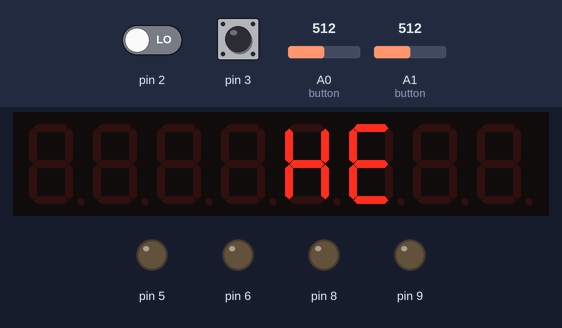
Bench run of a sketch on a simulated Arduino Uno, built with avr-gcc and run on an emulated ATmega328P. On the bench: 8-digit seven-segment display, output pins drawn as LEDs (lit = HIGH). Inputs (shaded band) come from the test bench; at power-on: A0 (button) = 512, pin 2 LOW, pin 3 HIGH, A1 (button) = 512. Pins used as bus, display or sensor lines are not drawn.

Above: at 1.1 s.
At 5.6 s:
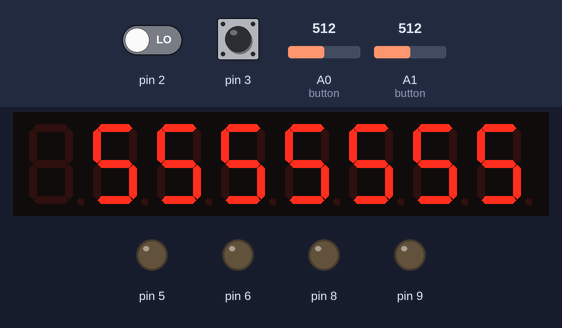
5.7 s: A0 (button) set to 306
At 10.7 s:
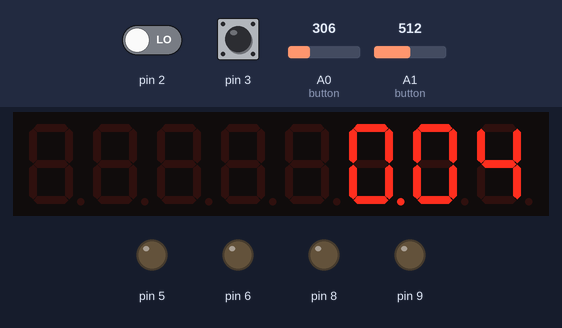
11.7 s: A0 (button) set to 496
17.7 s: A0 (button) set to 519
At 21.5 s:
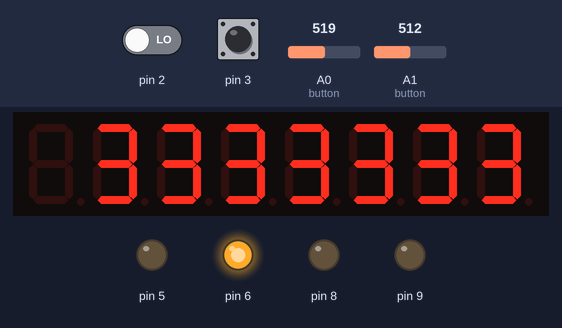
Timing chart, 0 to 30.2 s (numbered marks = the images above; inputs shaded):
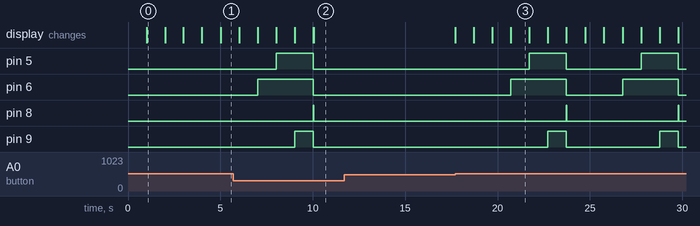

The sketch:

lahetyspaa.ino
```cpp
#include <Arduino.h>

//Lahetyspaa
//Version: 0.2
//Date: 17.02.2016

#include "LedControl.h" //  library for controlling MAX7219 controller
LedControl lc = LedControl(10,11,12,1); // Setup MAX7219 controller to right output pins
unsigned long startTime = 0; // Starting time in milliseconds
volatile unsigned long firstPortTime = 0;
volatile unsigned long secondPortTime = 0;
double timeElapsed = 0.0; // Elapsed time in seconds
volatile boolean firstPortActivated = false;
volatile boolean secondPortActivated = false;


void setup(){
  //Digital 2 pin that is used to detect the rising edge of pulse
  attachInterrupt(0, detectRising, RISING);
  //Digital 3 pin that is used to detect the falling edge of pulse
  attachInterrupt(1, detectFalling, FALLING);
  lc.shutdown(0,false);// turn off power saving, enables display
  lc.setIntensity(0,15);// sets brightness (0~15 possible values)
  lc.clearDisplay(0);// clear screen
  initLights();
  showHello();
  Serial.begin(9600); //Serial communications
}

void loop(){
  firstPortActivated = false;
  secondPortActivated = false;
  firstPortTime = 0;
  secondPortTime = 0;
  digitalWrite(7,HIGH);
  digitalWrite(6,LOW);
  digitalWrite(5,LOW);
  digitalWrite(9,LOW);
  digitalWrite(8,LOW);

  //Start button that is connected to A0
  //When voltage is higher than 2.5V button was pressed
  while (!buttonRead(0));

  //Start countdown
  countdown();

  //Take timestamp of starting time
  startTime = millis();
  delay(20);
  firstPortTime = 0;
  secondPortTime = 0;

  //Do while both gates have the same value
  //Starting condition is that both gates have values "false"
  do{
    firstPortActivated = false;
    secondPortActivated = false;
    delay(10);

    //Wait for first port to be activated
    while(firstPortActivated == false){
      //Show new time once every 10 ms
      delay(10);

      timeElapsed = millis();
      timeElapsed = timeElapsed - startTime;
      timeElapsed = timeElapsed / 1000;

      //timeElapsed = (millis() - startTime) / 1000;

      displayTime(timeElapsed);
      //showTime(timeElapsed);
      //Check if stop button (A1) is pressed
      if(buttonRead(1)){
        return;
      }

      // Check if the wanted time has passed since start
      // if time has not passed reset port states and values
      if (timeElapsed < 5 ) {
        firstPortActivated = false;
        firstPortTime = 0;
        secondPortActivated = false;
        secondPortTime = 0;
      }
    }

    //Ensure that second port has not activated
    secondPortActivated = false;

    //Wait for second port to be activated
    while(secondPortActivated == false){
      //Check if stop button (A1) is pressed
      if(buttonRead(1)){
        return;
      }
    }
  }while(secondPortTime == firstPortTime);

  digitalWrite(8,LOW);
  delay(10);

  //If recorded times for gate activation are different calculate speed
  if(secondPortTime > firstPortTime){
    //Calculate travel time
    //Time between start and first port in seconds
    double travelTime = firstPortTime - startTime;
    travelTime /= 1000;
    displayTime(travelTime);


    double timeDifference = secondPortTime - firstPortTime;
    double speed = calculateSpeed(timeDifference); //Calculate speed

    showSpeed(speed);

  }

  firstPortActivated = false;
  secondPortActivated = false;
}

//Function for displaying time in seconds
//time given in seconds
void displayTime(double& time){
  //lc.clearDisplay(0);
  int t1 = (int)(time*100)%10; // 1/100
  int t2 = (int)(time*10)%10;  // 1/10
  int t3 = (int)time%10;       // 1
  int t4 = (int)(time/10)%10;  // 10
  int t5 = (int)(time/100)%10; // 100


  //Handle display so that four digits are displayed correctly
  if (t5 == 0) {
    lc.setDigit(0,0,t1,0);
    lc.setDigit(0,1,t2,0);
    lc.setDigit(0,2,t3,1);
    if (t4 != 0) {
      lc.setDigit(0,3,t4,0);
    }
  }
  else{
    lc.setDigit(0,0,t2,0);
    lc.setDigit(0,1,t3,1);
    lc.setDigit(0,2,t4,0);
    lc.setDigit(0,3,t5,0);
  }
}

//Shows speed that is given by parameter speed in km/h
void showSpeed(double& speed){
  Serial.print("Speed: ");
  Serial.println(speed);

  int speedInt = (int)speed;
  //Speed calculations
  double lastRoundedDigit = speed - (double)speedInt;
  if(lastRoundedDigit >= 0.5){
    speedInt = speedInt + 1;
  }
  int temp = speedInt / 100;
  int temp1;
  if(speedInt >= 100){
    lc.setDigit(0,6,temp,0);
  }
  temp1 = speedInt - (temp*100);
  temp1 = temp1 / 10;
  if(speed >= 10){
    lc.setDigit(0,5,temp1,0);
  }
  temp = speedInt - (temp * 100) - (temp1 * 10);
  lc.setDigit(0,4,temp,0);

}

//Prings "hello" on to the screen with delay to each letter
void showHello(){
  lc.clearDisplay(0);// clear screen
  //delay(1000);
  lc.setChar(0,3,'H',0);
  delay(1000);
  lc.setChar(0,2,'E',0);
  delay(1000);
  lc.setChar(0,1,'L',0);
  delay(1000);
  lc.setChar(0,0,'L',0);
  delay(1000);
  lc.setDigit(0,6,0,0);
}

//Interrupt function for the first gate activation
void detectRising(){
  firstPortActivated = true;
  firstPortTime = millis();
}

//Interrupt function for the second gate activation
void detectFalling(){
  secondPortActivated = true;
  secondPortTime = millis();
}

//Function for lighting the "christmastree" -lights
//The display is also set to show a countdown sequence from 5 to 1
void countdown(){
  lc.clearDisplay(0);// clear screen
  digitalWrite(7,LOW);
  digitalWrite(6,LOW);
  digitalWrite(5,LOW);
  digitalWrite(9,LOW);
  digitalWrite(8,LOW);

  for(unsigned int i = 5;  i > 0; --i ){
    delay(1000);
    for(unsigned int j = 0; j < 7; ++j){
      lc.setDigit(0,j,i,0);
    }
    if(i == 3){
      digitalWrite(6,HIGH);
    }
    else if(i == 2){
      digitalWrite(5,HIGH);
    }
    else if(i == 1){
      digitalWrite(9,HIGH);
    }
  }
  delay(1000);
  digitalWrite(6,LOW);
  digitalWrite(5,LOW);
  digitalWrite(9,LOW);
  //digitalWrite(7,HIGH);
  digitalWrite(8,HIGH);

  lc.clearDisplay(0);// clear screen

}

//Initialise christmastree lights
void initLights(){
  //Light bulbs connected to pins 5-9
  //3rd from the top
  pinMode(5, OUTPUT);
  //2nd from the top
  pinMode(6, OUTPUT);
  //1st from the top
  pinMode(7, OUTPUT);
  //lowest
  pinMode(8, OUTPUT);
  //4th from the top
  pinMode(9, OUTPUT);
}

//Function calculates speed in km/h from milliseconds elapsed between 1m distance
double calculateSpeed(double& timeDifference){
  timeDifference = timeDifference / 1000; //time difference from millis to seconds
  timeDifference = timeDifference / 3600; //time difference from seconds to hours
  double distance = 0.001; //Distance between sensors in km
  double speed = distance / timeDifference;
  return speed;
}

bool buttonRead(int button){
  float buttonVoltage = 0.0;
  float buttonValue = 0.0;
  switch (button) {
    case 0:
      buttonValue = analogRead(A0);
      break;
    case 1:
      buttonValue = analogRead(A1);
      break;
    default:
      return false;
  }
  buttonVoltage = buttonValue * (5.0/1023.0);
  if(buttonVoltage >= 2.5){
    return true;
  }
  return false;
}
```

Measured:
- the behaviour switches between 511 and 512 on A0 (button) (found by bisection; images 2 and 3)
- after the input at 11.7 s, every drawn part: stays the same
- after the input at 17.7 s, pin 5: alternates HIGH for 2.0 s and LOW for 4.1 s, starting after 4.0 s; pin 6: alternates HIGH for 3.0 s and LOW for 3.1 s, starting after 3.0 s
- what the display in image 0 shows lasts 1.0 s, from 1.0 s to 2.0 s
